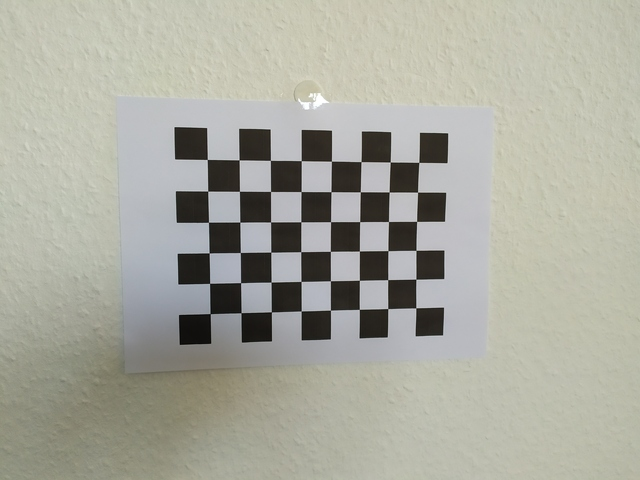
#> input picture calib/images/IMG_20211029_095203.jpg, 640 x 480 px; its folder holds only this picture in this run
$ python cam_calib.py
#> lines starting #> are read from the running program, lines starting #| are printed output that depends on the picture; after the words box and inside, x2 and y2 are one past the last pixel; in counts of white or black regions, pixels touching at a corner belong together
#!/usr/bin/env python

import cv2 as cv
import numpy as np
import glob

# Termination criteria
criteria = (cv.TERM_CRITERIA_EPS + cv.TERM_CRITERIA_MAX_ITER, 30, 0.001)

# Prepare object points, like (0,0,0), (1,0,0), (2,0,0) ....,(6,5,0)
objp = np.zeros((6 * 8, 3), np.float32)
objp[:, :2] = np.mgrid[0:6, 0:8].T.reshape(-1, 2)

# Arrays to store object points and image points from all the images.
objpoints = []  # 3d point in real world space
imgpoints = []  # 2d points in image plane

images = glob.glob('images/*.jpg')
for fname in images:
    if fname is None:
        break

    img = cv.imread(fname)
#> img is the input picture: shape (480, 640, 3); mean B, G, R 159, 170.1, 169.7
    gray = cv.cvtColor(img, cv.COLOR_BGR2GRAY)

    # Find the chess board corners
    ret, corners = cv.findChessboardCorners(gray, (6, 8), None)
#> ret = True; corners = 48 rows, first 8: [418.8, 162.4], [417.5, 192.2], [416.6, 221.4], [416, 250.4], [415.8, 279.2], [415.8, 307.8], [390.3, 161.9], [389.2, 191.9]
    cv.drawChessboardCorners(gray, (6, 8), corners, ret)
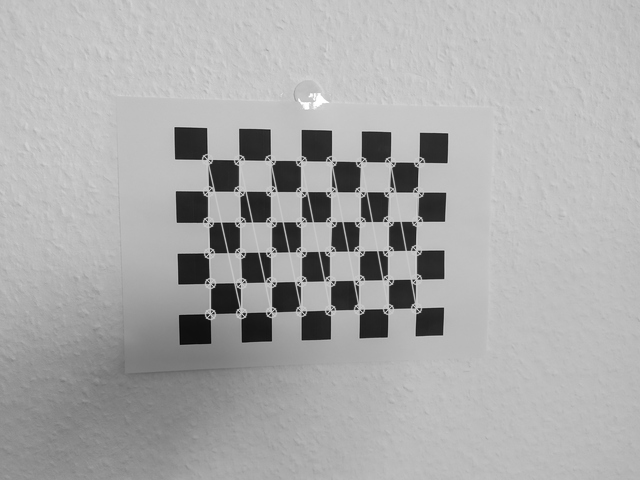
#> gray: shape (480, 640); min 5, max 255, mean 170.3

    # If found, add object points, image points (after refining them)
    if ret:
        objpoints.append(objp)
        corners2 = cv.cornerSubPix(gray, corners, (11, 11), (-1, -1), criteria)
#> corners2 = 48 rows, first 8: [418.9, 161.9], [417.9, 192.2], [417.2, 221.4], [413.7, 250.9], [414.7, 278.7], [416, 308.5], [390.4, 161.5], [390.4, 192.3]
        imgpoints.append(corners)
        # Draw and display the corners
        cv.drawChessboardCorners(img, (6, 8), corners2, ret)
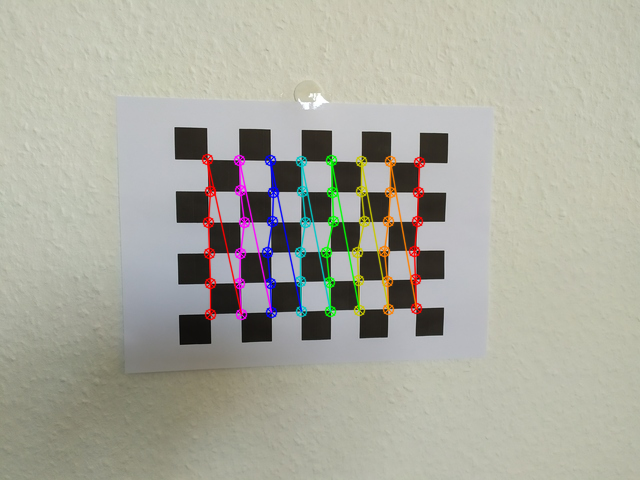
#> img: shape (480, 640, 3); 3.35% of pixels changed, all inside (x1, y1, x2, y2) = (201, 153, 426, 321)
        cv.imshow("foundCorners", gray)
        cv.imshow('img', img)
        cv.waitKey(50)
        print("Corners found.")
    else:
        print("No corners found.")

cv.destroyAllWindows()

# Calibrate camera and print calibration matrix
# https://docs.opencv.org/4.5.3/d9/d0c/group__calib3d.html#ga3207604e4b1a1758aa66acb6ed5aa65d
ret, mtx, dist, rvecs, tvecs = cv.calibrateCamera(objpoints, imgpoints, gray.shape[::-1], None, None)
#> ret = 1.76; mtx = [[534.4, 0, 301.1], [0, 534.6, 252.5], [0, 0, 1]]; dist = [[-0.841, 25.47, 0.0107, 0.00679, -182.3]]; rvecs = ([-0.0572, -0.237, 1.56],); tvecs = ([3.95, -3.05, 17.97],)

# Undistortion

img = cv.imread(images[0])
h, w = img.shape[:2]
#> h = 480; w = 640
newcameramtx, roi = cv.getOptimalNewCameraMatrix(mtx, dist, (w, h), 1, (w, h))
#> newcameramtx = [[534.4, 0, 301.1], [0, 534.6, 252.5], [0, 0, 1]]; roi = (0, 0, 639, 479)

dst = cv.undistort(img, mtx, dist, None, newcameramtx)
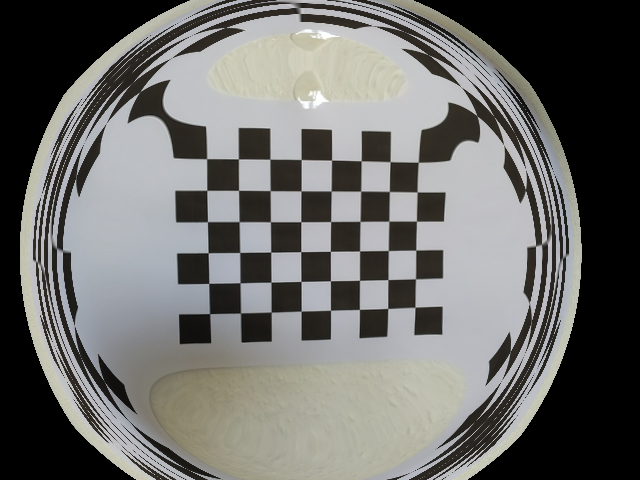
#> dst: shape (480, 640, 3); mean B, G, R 106.7, 109, 109.2

# Crop the image
x, y, w, h = roi
#> x = 0; y = 0; w = 639; h = 479
dst = dst[y:y + h, x:x + w]
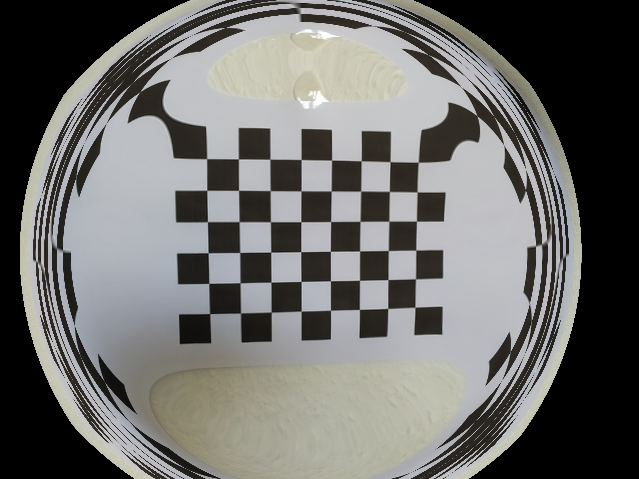
#> dst: shape (479, 639, 3); mean B, G, R 107, 109.3, 109.4

# Write camera parameters to files
np.savetxt("calib_matrix.txt", mtx)
np.savetxt("dist_params.txt", dist)

$ run again, on calib/images/IMG_20211029_095219.jpg
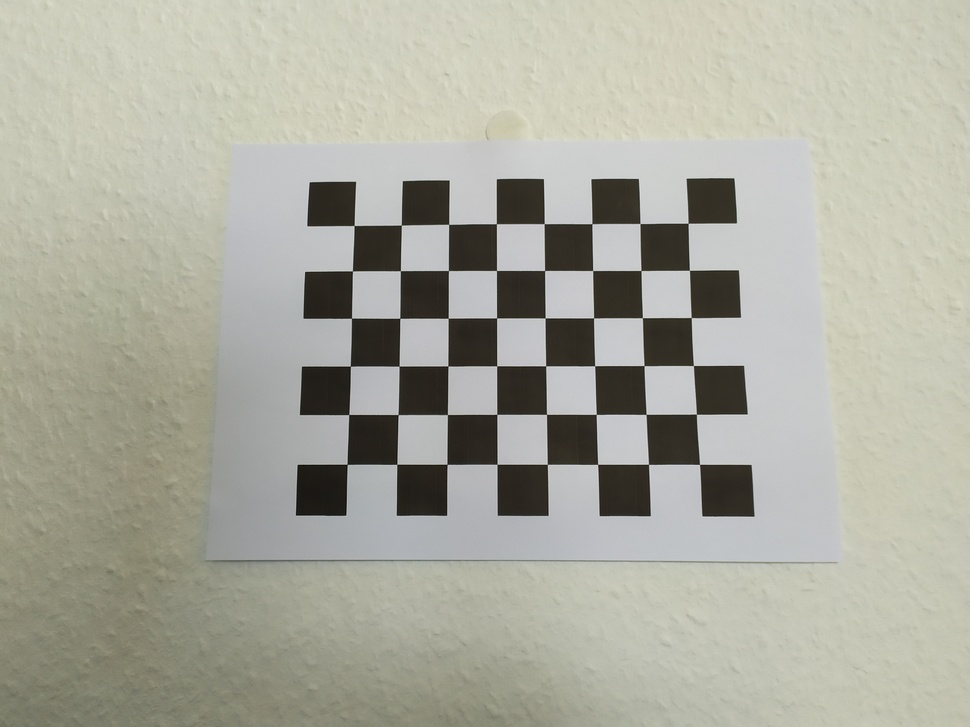
#> input picture calib/images/IMG_20211029_095219.jpg, 970 x 727 px, shrunk from 4000 x 3000 before the run
#> img is the input picture: shape (727, 970, 3); mean B, G, R 159.1, 171.1, 171.1
#> `ret, corners = cv.findChessboardCorners(gray, (6, 8), None)`: ret = True; corners = 48 rows, first 8: [688, 223.1], [689.3, 270.1], [691.2, 317.8], [693.3, 365.6], [696.2, 413.9], [699.3, 464], [640, 223.6], [641, 270.4]
#> `cv.drawChessboardCorners(gray, (6, 8), corners, ret)`:
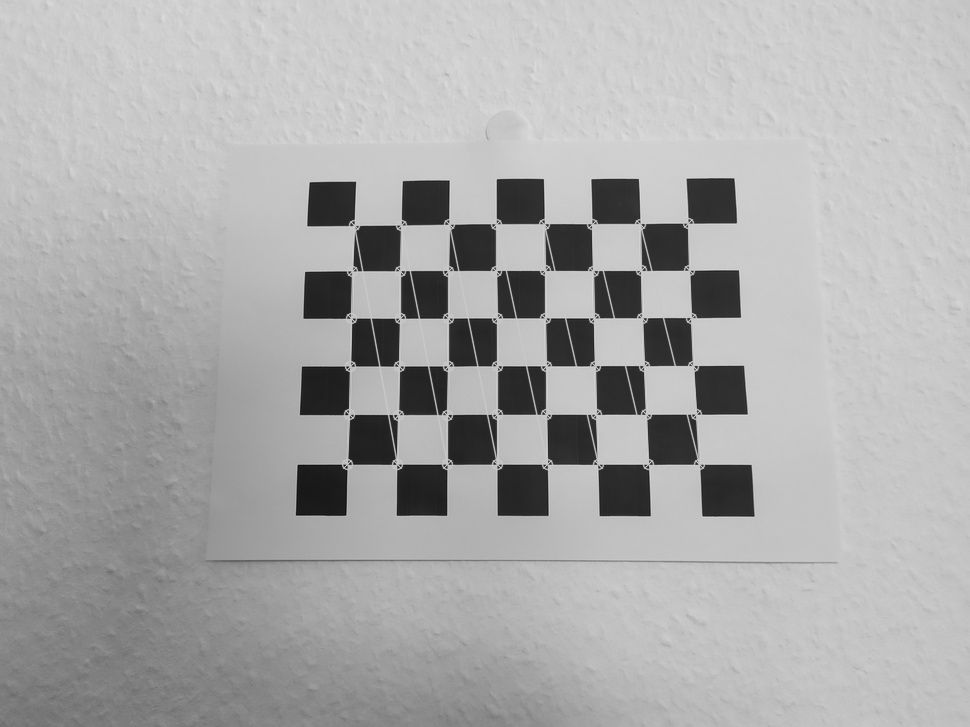
#> gray: shape (727, 970); min 12, max 221, mean 170.6
#> corners2 = 48 rows, first 8: [687.9, 223.1], [688.9, 270.2], [690.7, 317.6], [693.5, 365.5], [692.6, 414.5], [699.1, 464.5], [640.4, 223.2], [644.4, 270.1]
#> img: shape (727, 970, 3); 2.06% of pixels changed, all inside (x1, y1, x2, y2) = (341, 217, 706, 472)
#> `ret, mtx, dist, rvecs, tvecs = cv.calibrateCamera(objpoints, imgpoints..`: ret = 1.57; mtx = [[1669, 0, 508.5], [0, 1750.3, 336.7], [0, 0, 1]]; dist = [[3.63, -547.6, -0.00826, 0.00368, 21086.4]]; rvecs = ([-0.263, 0.286, 1.55],); tvecs = ([3.77, -2.26, 35.13],)
#> newcameramtx = [[10654.8, 0, 481], [0, 3168.2, 428.8], [0, 0, 1]]; roi = (417, 413, 149, 30)
#> `x, y, w, h = roi`: x = 417; y = 413; w = 149; h = 30
#> `dst = dst[y:y + h, x:x + w]`:
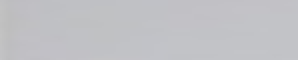
#> dst: shape (30, 149, 3) (shown 2 times larger); mean B, G, R 197.1, 193.2, 192.8

$ run again, on calib/images/IMG_20211029_095223.jpg
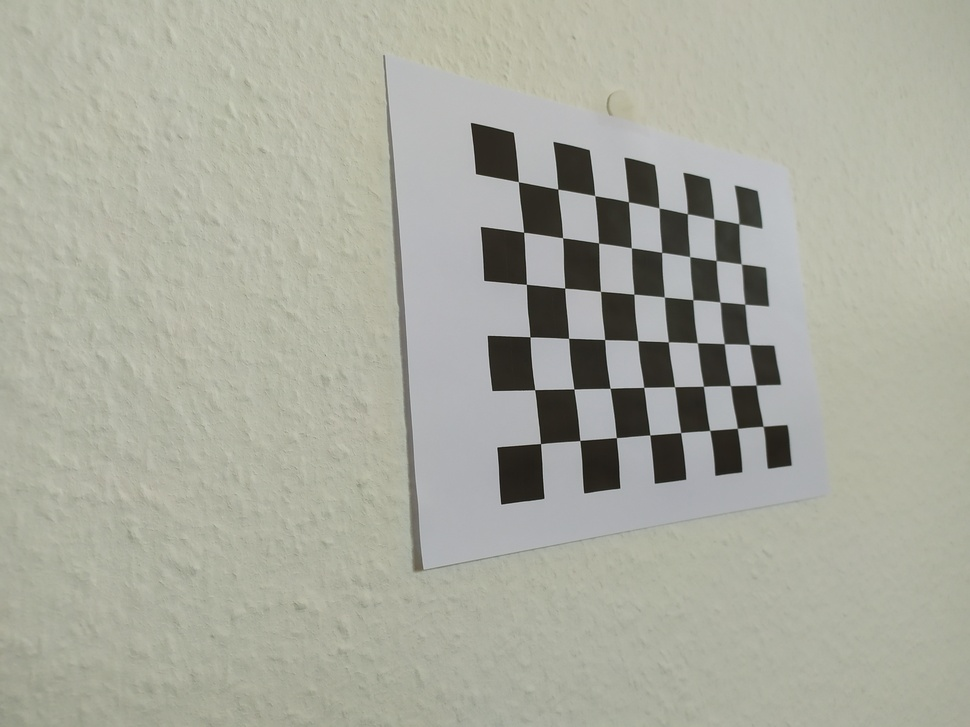
#> input picture calib/images/IMG_20211029_095223.jpg, 970 x 727 px, shrunk from 4000 x 3000 before the run
#> img is the input picture: shape (727, 970, 3); mean B, G, R 158.7, 170.6, 169.4
#> `ret, corners = cv.findChessboardCorners(gray, (6, 8), None)`: ret = True; corners = 48 rows, first 8: [540.8, 444.3], [534.9, 390.1], [530.2, 337], [525.9, 283.9], [524, 232], [517.9, 181.8], [579.7, 440.8], [574.2, 389.1]
#> corners2 = 48 rows, first 8: [540.5, 443.6], [535.3, 389.7], [529.7, 336.9], [525.8, 284.2], [525.6, 232.3], [518.4, 180.9], [580.3, 441.3], [572.4, 388.8]
#> `cv.drawChessboardCorners(img, (6, 8), corners2, ret)`:
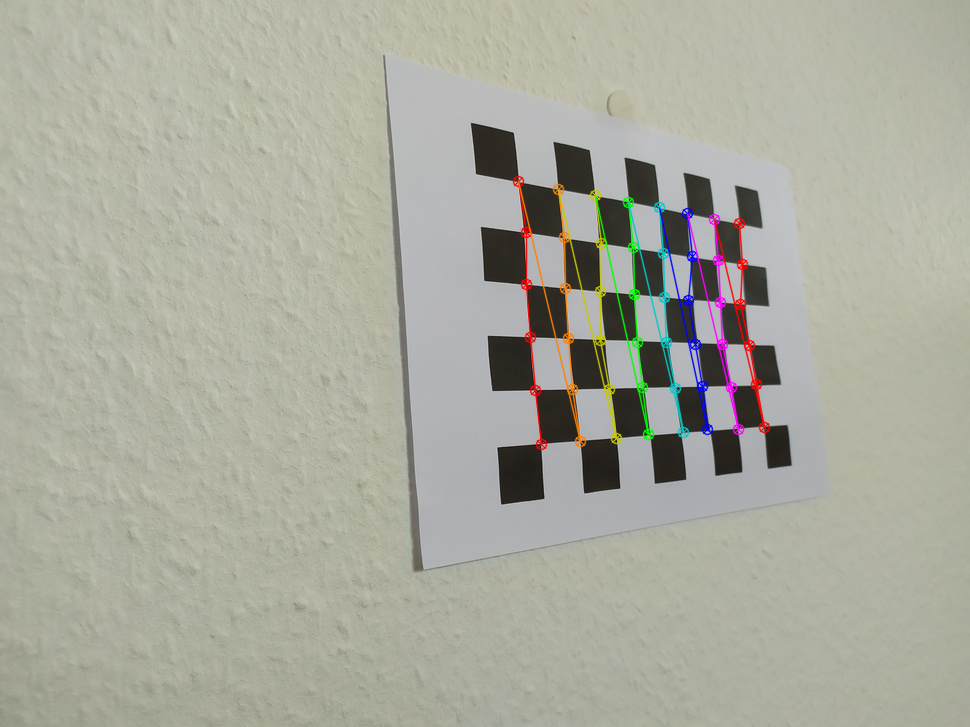
#> img: shape (727, 970, 3); 1.92% of pixels changed, all inside (x1, y1, x2, y2) = (512, 175, 771, 451)
#> `ret, mtx, dist, rvecs, tvecs = cv.calibrateCamera(objpoints, imgpoints..`: ret = 1.87; mtx = [[1638.2, 0, 452.9], [0, 911.9, 399.8], [0, 0, 1]]; dist = [[3.55, -33.9, 0.161, 0.027, 125.6]]; rvecs = ([0.855, -0.874, -1.45],); tvecs = ([0.911, 0.803, 17.4],)
#> newcameramtx = [[1784.7, 0, 467.1], [0, 1040.8, 432.5], [0, 0, 1]]; roi = (125, 122, 686, 582)
#> `x, y, w, h = roi`: x = 125; y = 122; w = 686; h = 582
#> `dst = dst[y:y + h, x:x + w]`:
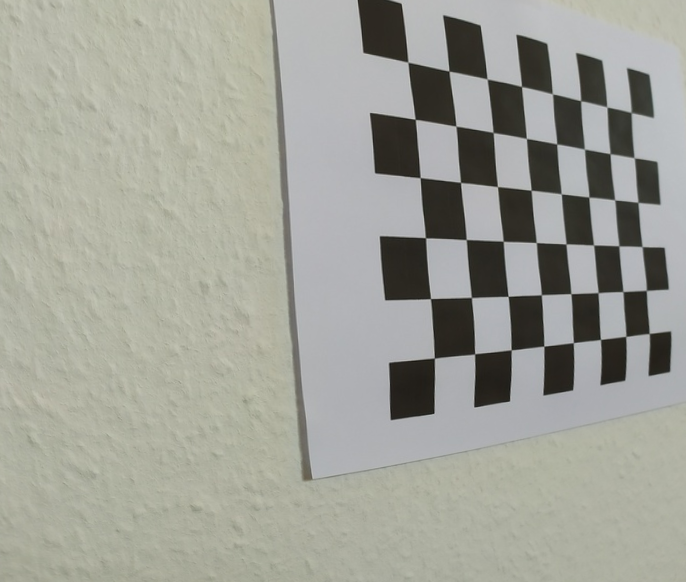
#> dst: shape (582, 686, 3); mean B, G, R 152.5, 161.4, 160.4

$ run again, on calib/images/IMG_20211029_095228.jpg
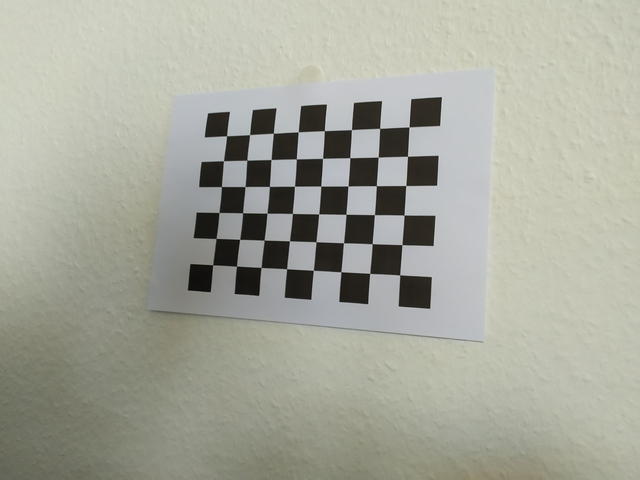
#> input picture calib/images/IMG_20211029_095228.jpg, 640 x 480 px
#> img is the input picture: shape (480, 640, 3); mean B, G, R 155.6, 167.3, 165.9
#> `ret, corners = cv.findChessboardCorners(gray, (6, 8), None)`: ret = True; corners = 48 rows, first 8: [213, 264.9], [216.1, 238.2], [219, 212.5], [221.4, 186.5], [223.5, 160.8], [226.6, 135.8], [236.3, 266.1], [239.7, 239.2]
#> corners2 = 48 rows, first 8: [212.8, 265.3], [215.6, 238.5], [223.4, 212.6], [224.3, 185.5], [224.2, 161.6], [227.2, 135.5], [235.6, 266.6], [238.6, 238.7]
#> `cv.drawChessboardCorners(img, (6, 8), corners2, ret)`:
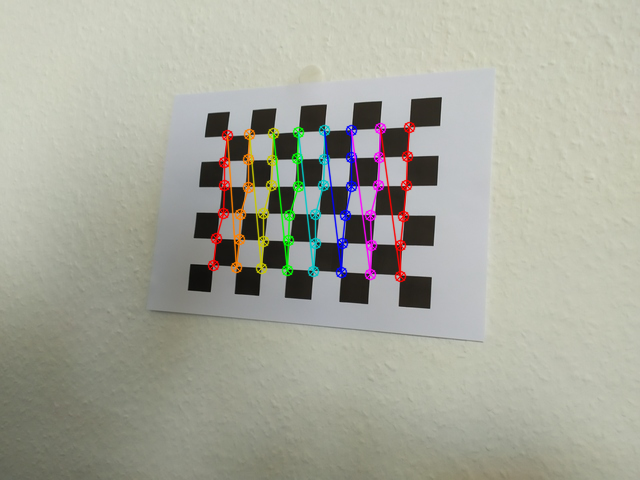
#> img: shape (480, 640, 3); 3.16% of pixels changed, all inside (x1, y1, x2, y2) = (207, 121, 416, 283)
#> `ret, mtx, dist, rvecs, tvecs = cv.calibrateCamera(objpoints, imgpoints..`: ret = 1.87; mtx = [[395.6, 0, 337.9], [0, 390.6, 303.3], [0, 0, 1]]; dist = [[-0.484, 1.22, -0.0452, -0.031, -1.01]]; rvecs = ([-0.316, 0.194, -1.46],); tvecs = ([-4.63, -1.4, 14.79],)
#> newcameramtx = [[95.14, 0, 113.6], [0, 348.4, 281.1], [0, 0, 1]]; roi = (32, 23, 154, 414)
#> `x, y, w, h = roi`: x = 32; y = 23; w = 154; h = 414
#> `dst = dst[y:y + h, x:x + w]`:
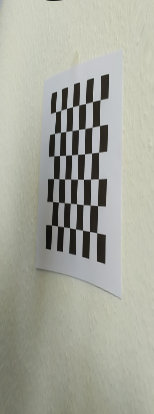
#> dst: shape (414, 154, 3); mean B, G, R 156.4, 167.6, 166.1

$ run again, on calib/images/IMG_20211029_095206.jpg
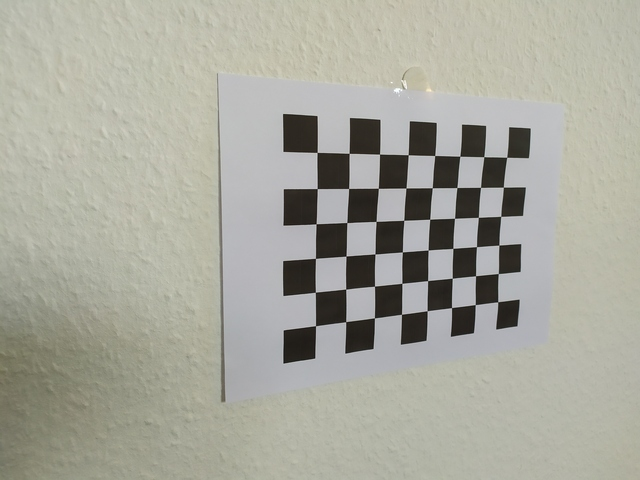
#> input picture calib/images/IMG_20211029_095206.jpg, 640 x 480 px
#> img is the input picture: shape (480, 640, 3); mean B, G, R 157.2, 168, 167.9
#> `ret, corners = cv.findChessboardCorners(gray, (6, 8), None)`: ret = True; corners = 48 rows, first 8: [507, 157], [503, 187.1], [500.9, 215.8], [499, 245], [498, 273.9], [497.8, 302.2], [484.3, 156.7], [480.7, 187]
#> corners2 = 48 rows, first 8: [506.8, 156.8], [503.1, 187], [497.5, 216.3], [497.7, 245.7], [497.5, 273.4], [498, 302.5], [484.4, 156.4], [482.5, 187.6]
#> img: shape (480, 640, 3); 3.4% of pixels changed, all inside (x1, y1, x2, y2) = (309, 146, 514, 333)
#> `ret, mtx, dist, rvecs, tvecs = cv.calibrateCamera(objpoints, imgpoints..`: ret = 1.7; mtx = [[801.9, 0, 258.4], [0, 587.6, 274.2], [0, 0, 1]]; dist = [[3.12, -25.52, 0.0702, -0.0761, 102.3]]; rvecs = ([-0.491, -0.712, 1.44],); tvecs = ([6.27, -4.08, 21.81],)
#> newcameramtx = [[959.5, 0, 259.8], [0, 700.9, 275.4], [0, 0, 1]]; roi = (94, 194, 279, 193)
#> `x, y, w, h = roi`: x = 94; y = 194; w = 279; h = 193
#> `dst = dst[y:y + h, x:x + w]`:
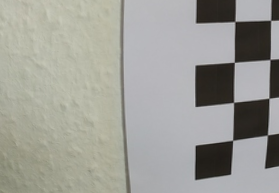
#> dst: shape (193, 279, 3); mean B, G, R 151.2, 157.7, 157.8
